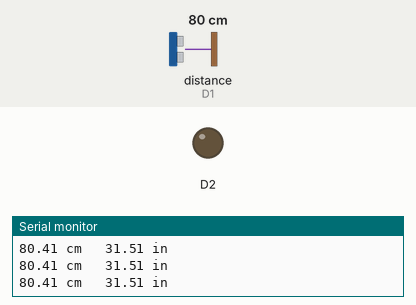
A sketch run on a simulated ESP8266 (NodeMCU). Shown: output pins drawn as LEDs (lit = HIGH), the last lines printed to the serial monitor. Wiring (inferred from the names in the program): ultrasonic range finder: trigger D0; echo D1. The inputs (shaded band) are chosen by the test bench; at power-on: distance to the obstacle (sensor on D1) 80 cm. The echo pulse lasts 58.3 µs per cm; pins used as bus, display or sensor lines are not drawn.

Above: at 1.2 s.
1.3 s: distance to the obstacle (sensor on D1) set to 11 cm
2.8 s: distance to the obstacle (sensor on D1) set to 8 cm
At 4.0 s:
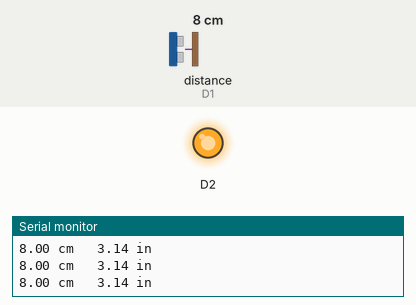
4.3 s: distance to the obstacle (sensor on D1) set to 18 cm
At 5.2 s:
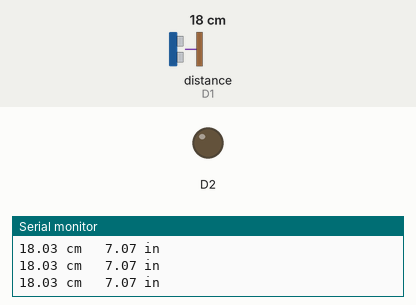
5.8 s: distance to the obstacle (sensor on D1) set to 2 cm
At 6.6 s:
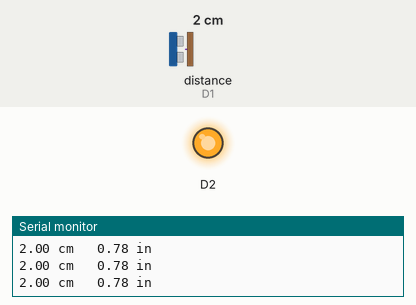
Timing chart, 0 to 8.3 s (numbered marks = the images above; inputs shaded):
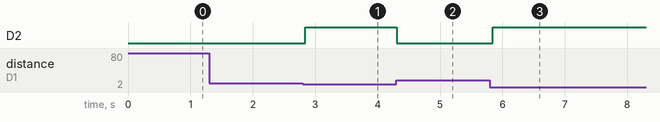

The sketch:

task2.ino
```cpp
const int TRIG_PIN = D0;
const int ECHO_PIN = D1;

const unsigned int MAX_DIST = 23200;
void setup() {
  pinMode(TRIG_PIN, OUTPUT);
  pinMode(D2, OUTPUT);
  digitalWrite(TRIG_PIN, LOW);
  Serial.begin(9600);
}

void loop() {
  unsigned long t1;
  unsigned long t2;
  unsigned long pulse_width;
  float cm;
  float inches;

  digitalWrite(TRIG_PIN, HIGH);
  delayMicroseconds(10);
  digitalWrite(TRIG_PIN, LOW);

  while(digitalRead(ECHO_PIN) == 0);

  t1 = micros();
  while(digitalRead(ECHO_PIN) == 1);
  t2 = micros();

  pulse_width = t2 - t1;

  cm = pulse_width / 58.0;
  inches = pulse_width / 148.0;

  if(pulse_width > MAX_DIST) {
    Serial.println("Out of range");
  }
  else {
    Serial.print(cm);
    Serial.print(" cm \t");
    Serial.print(inches);
    Serial.println(" in");
  }
  if (cm < 10) {
    digitalWrite(D2, HIGH);
  } else {
    digitalWrite(D2, LOW);
  }
  delay(60);
}
```

Measured:
- the behaviour switches between 10 and 9 cm on distance to the obstacle (sensor on D1) (found by bisection; images 0 and 1)
- after the input at 2.8 s, D2: LOW → HIGH at once
- after the input at 4.3 s, D2: HIGH → LOW at once
- after the input at 5.8 s, D2: LOW → HIGH at once
